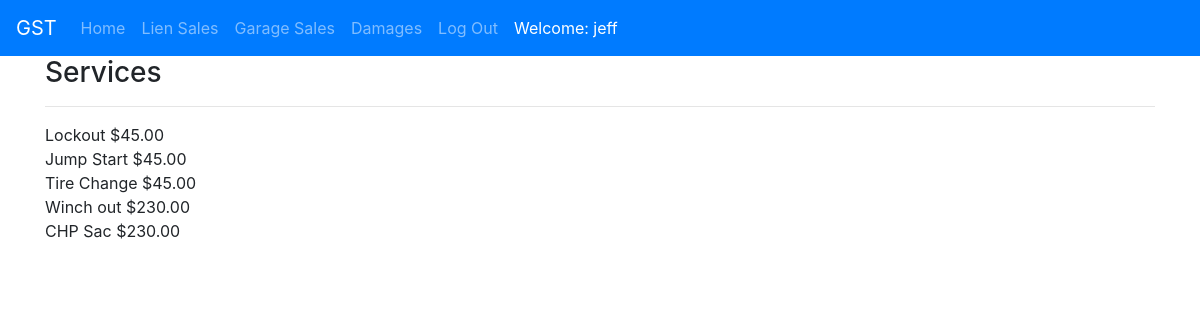
/services/ (signed in), run on the app's committed database.
### services/models.py (models this page shows, shortened)
class Service(models.Model):
  title           = models.CharField(max_length=120)
  description     = models.TextField()
  price           = models.DecimalField(decimal_places=2, max_digits=10, default=0.00)

### services/views.py (the view)
# urls.py: path('', ServiceListView, name='list'),
def ServiceListView(request):
  queryset = Service.objects.all()
  context = {
    'object_list' : queryset
  }
  return render(request, 'services/list_view.html', context)

### templates/services/list_view.html (shortened to what this page needs)
{% extends "base.html" %}
{% load static %}
{% block content %}
{% if request.user.is_authenticated %}
<div class="container">
  <div class="row">
    <div class="col">
      <h3>Services</h3>
      <hr>
      {%  for obj in object_list %}
      {{  obj.title}} ${{ obj.price }}
      <br>
      {% endfor %}
    </div>
  </div>
</div>
{% endif %}
{% endblock %}

### templates/base/navbar.html (shortened to what this page needs)
{% url 'home' as home_url %}
{% url 'liens:list'  as lien_url %}
{% url 'garage:list'  as garage_url %}
{% url 'damages:list'  as damage_url %}
{% url 'login' as login_url %}
{% url 'logout' as logout_url %}
<nav class="navbar navbar-expand-lg navbar-dark bg-primary">
    <a class="navbar-brand" href="{{ home_url }}">GST</a>
    <div class="collapse navbar-collapse" id="navbarNavAltMarkup">
      <div class="navbar-nav">
        <a class="nav-item nav-link {% if request.path == home_url %}active{% endif %}" href="{{ home_url }}">Home <span class="sr-only">(current)</span></a>
        <a class="nav-item nav-link {% if request.path == lien_url %}active{% endif %}" href="{{ lien_url }}">Lien Sales</a>
        <a class="nav-item nav-link {% if request.path == garage_url %}active{% endif %}" href="{{ garage_url }}">Garage Sales</a>
        {% if request.user.is_authenticated %}
        <a class="nav-item nav-link {% if request.path == damage_url %}active{% endif %}" href="{{ damage_url }}">Damages</a>
        <a class="nav-item nav-link {% if request.path == logout_url %}active{% endif %}" href="{{ logout_url }}">Log Out</a>
        <a class="nav-item nav-link active" href="#"> Welcome: {{request.user}}</a>
        {% else %}
        <a class="nav-item nav-link {% if request.path == login_url %}active{% endif %}" href="{{ login_url }}">Login</a>
        {% endif %}
      </div>
    </div>
  </nav>

### data on the page
Service: title "Lockout", price "45.00"
Service: title "Jump Start", price "45.00"
Service: title "Tire Change", price "45.00"
Service: title "Winch out", price "230.00"
Service: title "CHP Sac", price "230.00"

### other printed values
{{ request.user }} "jeff"
